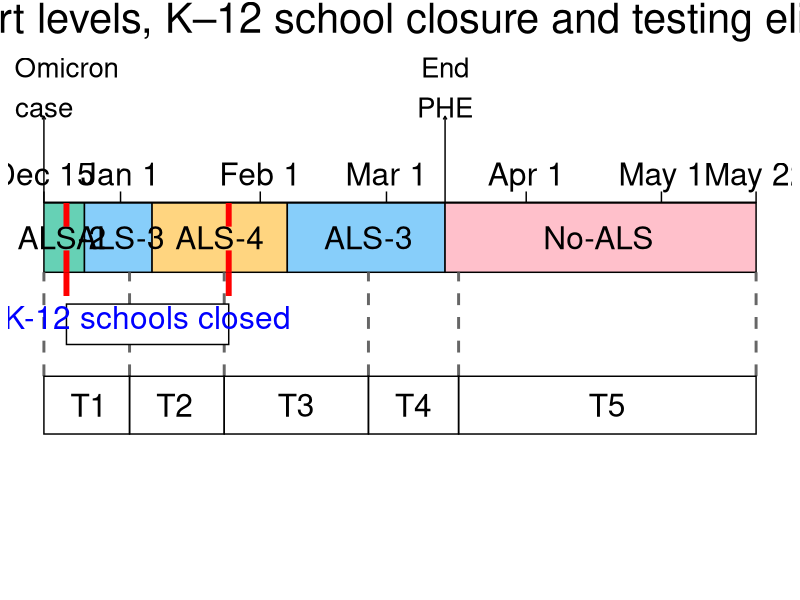
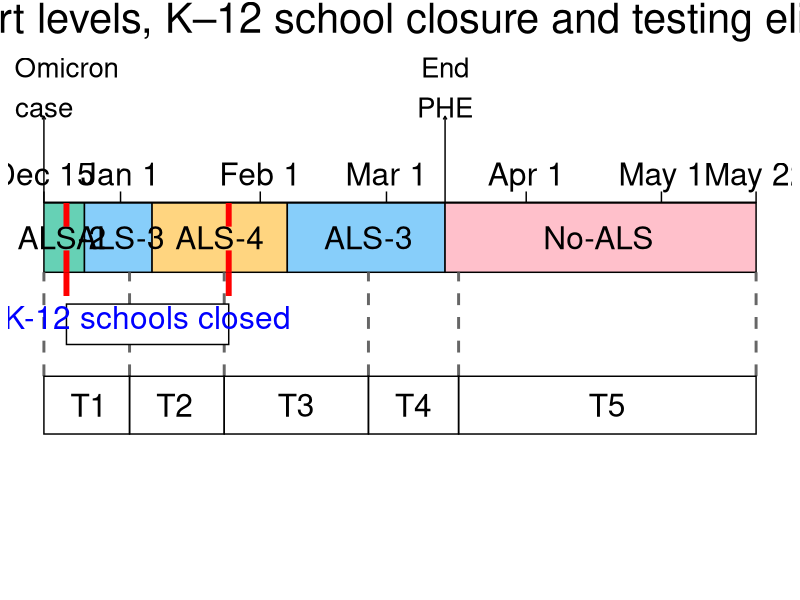

These charts were generated, in order, by the following R code:
# load libraries
library(ggplot2)
library(dplyr)

# shared axis
axis_dates <- data.frame(
  date  = as.Date(c("2021-12-15","2022-01-01","2022-02-01","2022-03-01","2022-04-01","2022-05-01","2022-05-22")),
  label = c("Dec 15","Jan 1","Feb 1","Mar 1","Apr 1","May 1","May 22")
)

# als timeline
als_segments <- data.frame(
  start = as.Date(c("2021-12-15","2021-12-24","2022-01-08","2022-02-07","2022-03-14")),
  end   = as.Date(c("2021-12-24","2022-01-08","2022-02-07","2022-03-14","2022-05-22")),
  level = c("ALS-2","ALS-3","ALS-4","ALS-3","No-ALS")
) %>%
  mutate(midpoint = start + (end - start)/2)

als_colors <- c(
  "ALS-2"  = "#66D1B5",
  "ALS-3"  = "#87CEFA",
  "ALS-4"  = "#FFD580",
  "No-ALS" = "pink"
)

# notable events (arrows go upward; nothing crosses the als band)
events_als <- data.frame(
  date  = as.Date(c("2021-12-15","2022-03-14")),
  label = c("1st Omicron\ncase","End\nPHE"),
  y_tip = 0.15,  # arrow tip height
  y_txt = 0.20   # text height
)

# k–12 closure bracket (between als and testing) -----
schools_closed <- data.frame(
  start = as.Date("2021-12-20"),
  end   = as.Date("2022-01-25")
) %>%
  mutate(midpoint = start + (end - start)/2)

# testing timeline
testing_segments <- data.frame(
  start = as.Date(c("2021-12-15","2022-01-03","2022-01-24","2022-02-25","2022-03-17")),
  end   = as.Date(c("2022-01-03","2022-01-24","2022-02-25","2022-03-17","2022-05-22")),
  label = c("T1","T2","T3","T4","T5")
) %>%
  mutate(midpoint = start + (end - start)/2)

# layout y positions (axis, als, k–12, testing) -----
y_axis <- 0.00
y_als  <- -0.06; h_als  <- 0.06
y_k12  <- -0.21; h_k12  <- 0.035
y_test <- -0.35; h_test <- 0.05

# dashed connectors from testing to als bottom (no crossing inside als)
connector_dates <- data.frame(date = sort(unique(c(testing_segments$start, testing_segments$end))))

# red dashed verticals split at als bottom and end at k–12 top
k12_verticals <- data.frame(
  x  = c(schools_closed$start, schools_closed$end),
  y0 = y_axis,           # from axis
  y1 = y_als - h_als,    # to als bottom
  y2 = y_k12 + h_k12     # then to top of k–12 box
)

# plot
p <- ggplot() +
  # main axis line and ticks
  geom_segment(aes(x = min(axis_dates$date), xend = max(axis_dates$date), y = y_axis, yend = y_axis), linewidth = 1) +
  geom_segment(data = axis_dates, aes(x = date, xend = date, y = y_axis + 0.02, yend = y_axis)) +
  geom_text(data = axis_dates, aes(x = date, y = y_axis + 0.05, label = label), size = 8) +
  # als events (arrows up from axis)
  geom_segment(data = events_als,
               aes(x = date, xend = date, y = y_axis, yend = y_tip),
               arrow = arrow(length = grid::unit(0.09, "cm")), linewidth = 0.5) +
  geom_text(data = events_als, aes(x = date, y = y_txt, label = label), size = 7) +
  
  # als band with shading
  geom_rect(data = als_segments,
            aes(xmin = start, xmax = end, ymin = y_als - h_als, ymax = y_als + h_als, fill = level),
            color = "black") +
  geom_text(data = als_segments, aes(x = midpoint, y = y_als, label = level), size = 8, face = "bold") +
  
  # gray connectors from testing to als bottom
  geom_segment(data = connector_dates,
               aes(x = date, xend = date, y = y_test + h_test, yend = y_als - h_als),
               linetype = "dashed", color = "grey40", size = 1.0) +
  
  # red dashed lines from axis -> als bottom
  geom_segment(data = k12_verticals,
               aes(x = x, xend = x, y = y0, yend = y1),
               linetype = "dashed", color = "red", size = 2.0) +
  # continue red dashed lines from als bottom -> top of k–12 box
  geom_segment(data = k12_verticals,
               aes(x = x, xend = x, y = y1, yend = y2),
               linetype = "dashed", color = "red", size = 2.0) +
  
  # k–12 closed box centered between bands + centered label
  geom_rect(data = schools_closed,
            aes(xmin = start, xmax = end, ymin = y_k12 - h_k12, ymax = y_k12 + h_k12),
            fill = "white", color = "black") +
  geom_text(data = schools_closed,
            aes(x = midpoint, y = y_k12, label = "K-12 schools closed"),
            size = 8, color = "blue", vjust = 0.2, hjust = 0.5) +
  
  # testing band (outline only), with labels
  geom_rect(data = testing_segments,
            aes(xmin = start, xmax = end, ymin = y_test - h_test, ymax = y_test + h_test),
            fill = NA, color = "black") +
  geom_text(data = testing_segments, aes(x = midpoint, y = y_test, label = label), size = 8) +
  
  # colors and theme
  scale_fill_manual(values = als_colors) +
  coord_cartesian(ylim = c(-0.62, 0.44)) +
  theme_void() +
  theme(
    plot.title.position = "plot",
    plot.title = element_text(hjust = 0.5, size = 30, margin = margin(b = -90)),
    plot.margin = margin(2, 6, 6, 6),
    legend.position = "none")+
  labs(title = "Timeline for Alert levels, K–12 school closure and testing eligibility changes")

print(p)

png("../figures/R1_Figure_1.png", width = 5000, height = 2500, res = 300, bg = "white", type = "cairo")
print(p)
dev.off()
